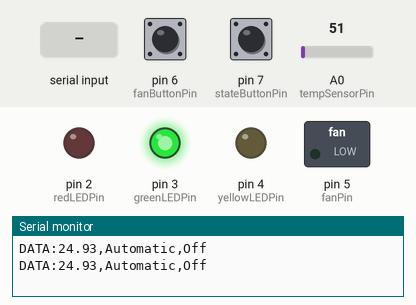
Simulated run of this sketch. Board: Arduino Uno, built with avr-gcc and run on an emulated ATmega328P. Shown: switched loads named in the sketch (green lamp = pin HIGH), output pins drawn as LEDs (lit = HIGH), the last lines printed to the serial monitor. Inputs (shaded band) come from the test bench; at power-on: A0 (tempSensorPin) = 51, pin 7 (stateButtonPin) HIGH, pin 6 (fanButtonPin) HIGH.

Above: at 1.2 s.
1.3 s: A0 (tempSensorPin) set to 63
At 2.4 s:
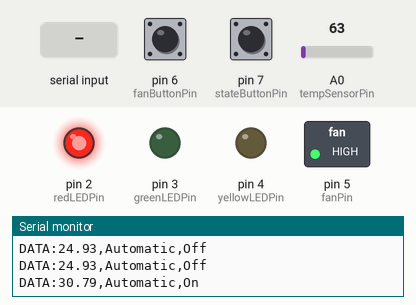
3.1 s: pin 7 (stateButtonPin) pulled LOW for 0.15 s
At 3.7 s:
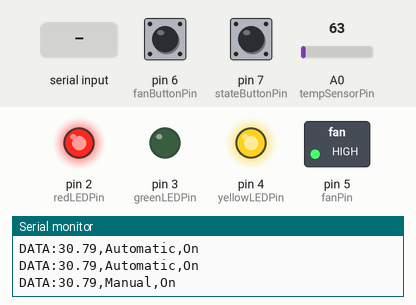
4.7 s: "FAN_TOGGLE\n" received over Serial
At 6.8 s:
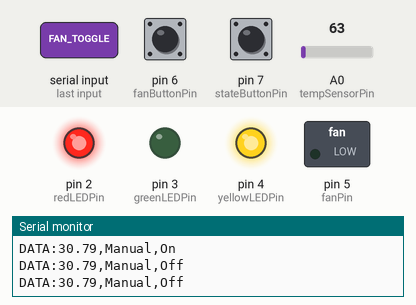
7.1 s: "MODE_TOGGLE\n" received over Serial
At 8.7 s:
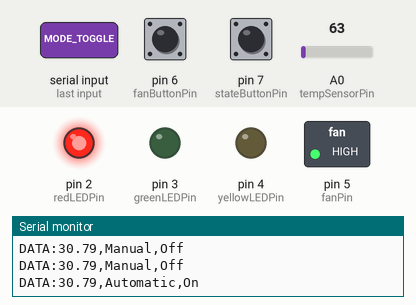
9.5 s: pin 7 (stateButtonPin) pulled LOW for 1 s
At 10.0 s:
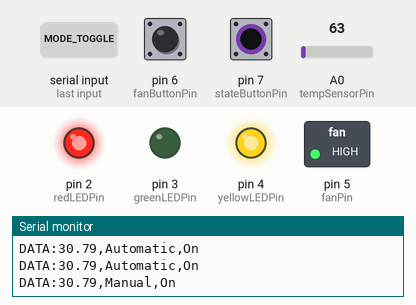
Timing chart, 0 to 12.5 s (numbered marks = the images above; inputs shaded):
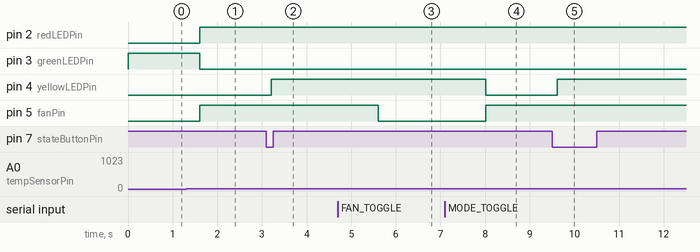

Measured:
- the behaviour switches between 57 and 58 on A0 (tempSensorPin) (found by bisection; images 0 and 1)
- after the input at 1.3 s, pin 2 (redLEDPin), pin 5 (fanPin): LOW → HIGH after 0.30 s; pin 3 (greenLEDPin): HIGH → LOW after 0.30 s
- after the input at 3.1 s, pin 4 (yellowLEDPin): LOW → HIGH after 0.10 s
- after the input at 4.7 s, pin 5 (fanPin): HIGH → LOW after 0.91 s
- after the input at 7.1 s, pin 4 (yellowLEDPin): HIGH → LOW after 0.91 s; pin 5 (fanPin): LOW → HIGH after 0.91 s
- after the input at 9.5 s, pin 4 (yellowLEDPin): LOW → HIGH after 0.11 s

The sketch:

individual_assignment.ino
```cpp
#define tempSensorPin A0
#define fanButtonPin 6
#define stateButtonPin 7

const int redLEDPin = 2;
const int greenLEDPin = 3;
const int yellowLEDPin = 4;
const int fanPin = 5;

bool manualFanOverride = true;
bool lastFanButtonState = HIGH;
bool manualStateOverride = false;
bool lastStateButtonState = HIGH;

void setup() {
  pinMode(redLEDPin, OUTPUT);
  pinMode(greenLEDPin, OUTPUT);
  pinMode(yellowLEDPin, OUTPUT);
  pinMode(fanPin, OUTPUT);
  pinMode(fanButtonPin, INPUT_PULLUP);
  pinMode(stateButtonPin, INPUT_PULLUP);
  Serial.begin(9600);
}

void loop() {
  int analogValue = analogRead(tempSensorPin);
  float voltage = analogValue * (5.0 / 1023.0);       // Convert to voltage
  float temperature = voltage * 100.0;                // LM35: 10mV = 1°C

  if (temperature < -10.0 || temperature > 80.0) {
    return;
  }

  bool currentStateButtonState = digitalRead(stateButtonPin);
  if (lastStateButtonState == HIGH && currentStateButtonState == LOW) {
    manualStateOverride = !manualStateOverride;
  }
  lastStateButtonState = currentStateButtonState;

  Serial.print("DATA:");
  Serial.print(temperature);
  Serial.print(",");
  Serial.print(manualStateOverride ? "Manual" : "Automatic");
  Serial.print(",");

  digitalWrite(yellowLEDPin, LOW);
  if (!manualStateOverride){
    if (temperature > 28.0) {
      digitalWrite(fanPin, HIGH);
      digitalWrite(greenLEDPin, LOW);
      digitalWrite(redLEDPin, HIGH);
      if(manualFanOverride == false){
        manualFanOverride = true;
      }
    } else {
      digitalWrite(fanPin, LOW);
      digitalWrite(greenLEDPin, HIGH);
      digitalWrite(redLEDPin, LOW);
      if(manualFanOverride == true){
        manualFanOverride = false;
      }
    }
  } else {
    bool currentFanButtonState = digitalRead(fanButtonPin);
    if (lastFanButtonState == HIGH && currentFanButtonState == LOW) {
      manualFanOverride = !manualFanOverride;
    }
    lastFanButtonState = currentFanButtonState;
    if (manualFanOverride){
      digitalWrite(fanPin, HIGH);
      digitalWrite(yellowLEDPin, HIGH);
    } else {
      digitalWrite(fanPin, LOW);
      digitalWrite(yellowLEDPin, HIGH);
    }
  }

  Serial.println(manualFanOverride ? "On" : "Off");

  if (Serial.available()) {
    String command = Serial.readStringUntil('\n');
    command.trim();

    if (command == "FAN_TOGGLE") {
      manualFanOverride = !manualFanOverride;
    } else if (command == "MODE_TOGGLE") {
      manualStateOverride = !manualStateOverride;
    }
  }
  delay(800);
}
```
